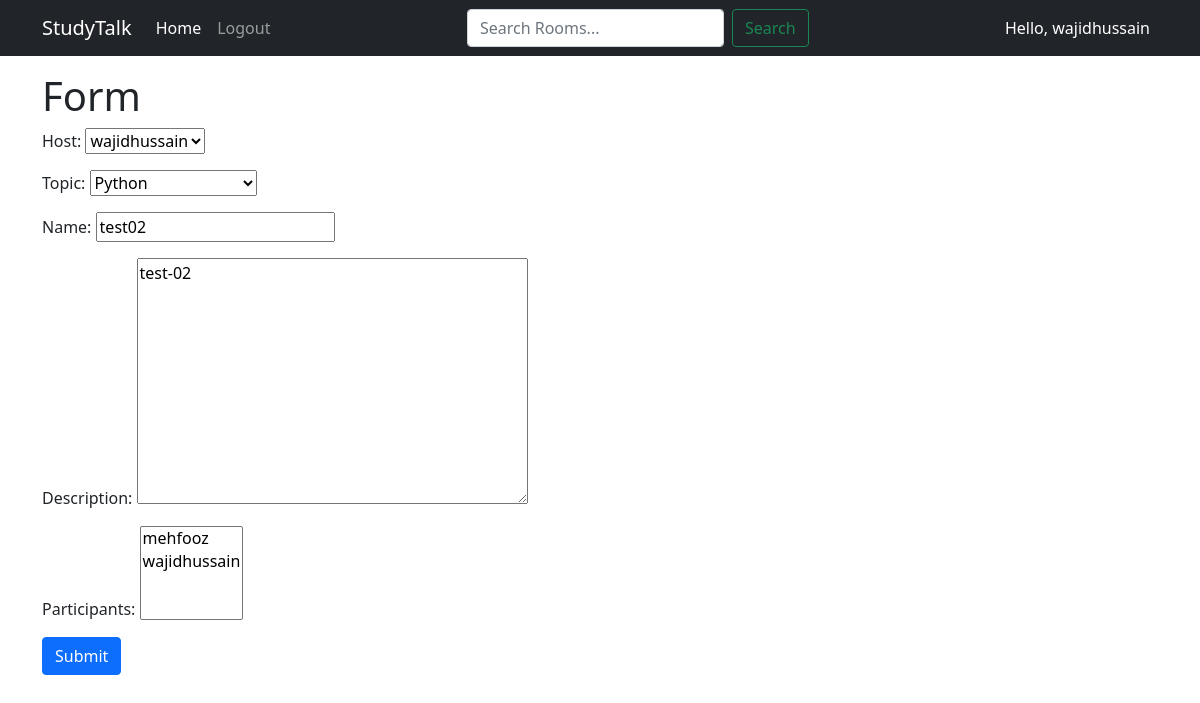
The app's page /update-room/8/ (signed in), older data.
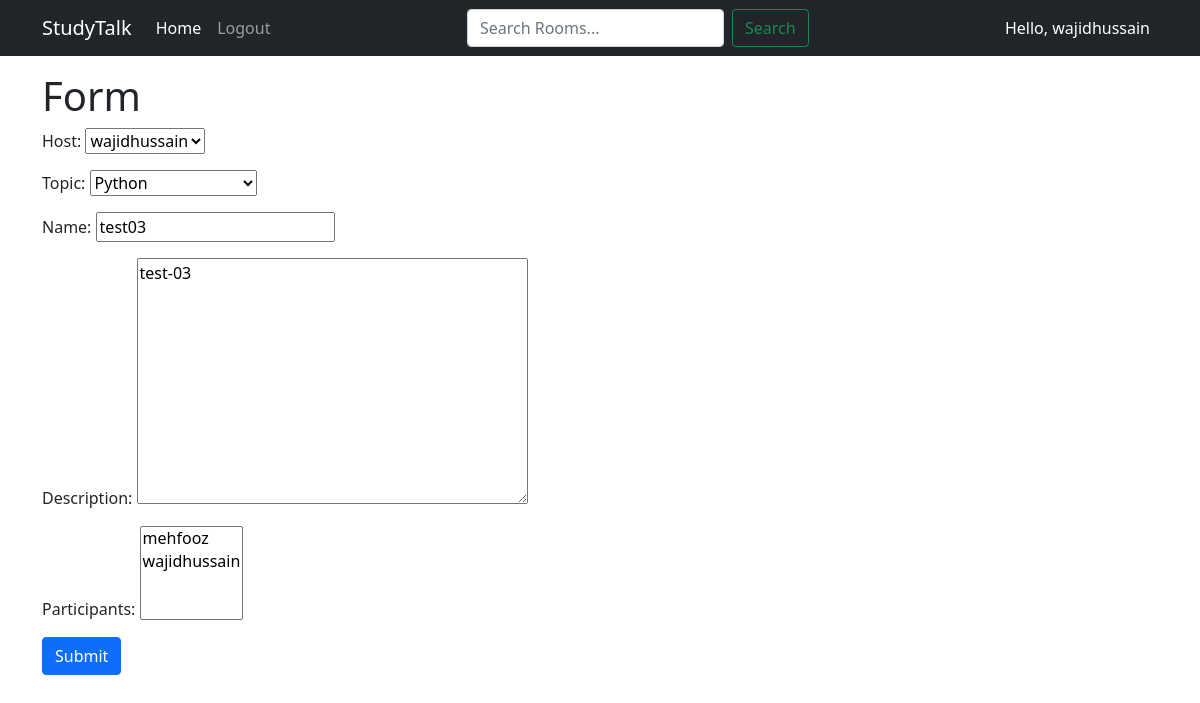
The same page, newer data.
### base/models.py (models this page shows, shortened)
class Topic(models.Model):
    name = models.CharField(max_length=200)
    def __str__(self):
        return str(self.name)

class Room(models.Model):
    host = models.ForeignKey(User, on_delete=models.SET_NULL, null=True)
    topic = models.ForeignKey(Topic, on_delete=models.SET_NULL, null=True)
    name = models.CharField(max_length=200)
    description = models.TextField(null=True, blank=True)
    participants = models.ManyToManyField(User, related_name='participants', blank=True)
    updated = models.DateTimeField(auto_now=True)
    created = models.DateTimeField(auto_now_add=True)
    class Meta:
        ordering = ['-updated', '-created']

### base/views.py (the view)
# urls.py: path('update-room/<int:pk>/', views.updateRoom, name='update-room'),
@login_required(login_url="/login/")
def updateRoom(request, pk):
    room = Room.objects.get(id=pk)
    form = RoomForm(instance=room)
    if request.user != room.host:
        return HttpResponse('You are not allowed here !')
    if request.method == 'POST':
        form = RoomForm(request.POST,  instance=room)
        if form.is_valid():
            form.save()
            return redirect('home')
    context = {'form':form}
    return render(request, 'base/room_form.html', context)

### base/forms.py
class RoomForm(ModelForm):
    class Meta:
        model = Room
        fields = '__all__'

### base/templates/base/room_form.html (shortened to what this page needs)
{% extends 'base/main.html' %}
{% block content %}
    <div class="container">
        <div>
            <h1>Form</h1>
        <div>
            <form action='', method='post'>
                {{form.as_p}}
                <button type="submit" class="btn btn-primary">Submit</button>
              </form>
        </div>
        </div>
    </div>
{% endblock content %}

Row changes from the older to the newer data that the page shows:
changed Room "wajidhussain": description "test-02" → "test-03"
changed through a linked row, Topic: name "test02" → "test03"
